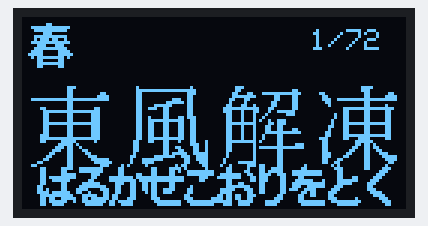
The sketch below on a simulated Raspberry Pi Pico. Parts: 128×64 one-colour display. What the sketch prints to the serial monitor is not drawn.

Above: at 0.1 s.
At 7.7 s:
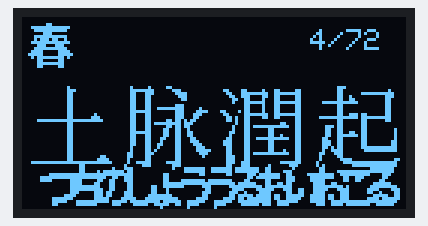
At 12.7 s:
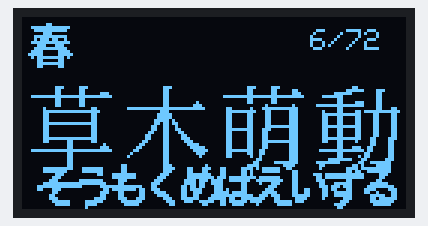
At 17.8 s:
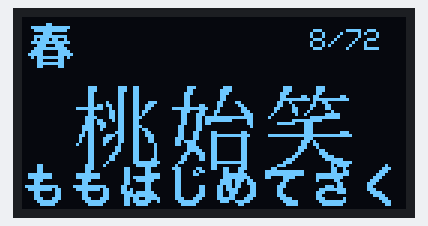
At 27.9 s:
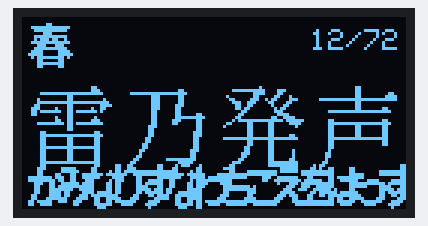
At 38.0 s:
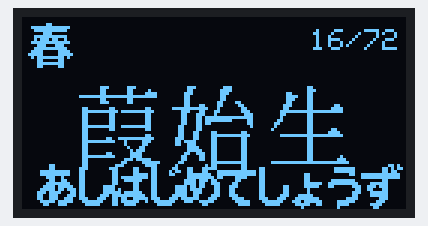

The sketch:

kigo_min.ino
```cpp
/* ============================================================================
   kigo_min — 「ポケット歳時記」実機の関門テスト
   ----------------------------------------------------------------------------
   目的: SSD1306(128x64) に漢字を 32px で表示できることを確かめる最小スケッチ。
        生成した kigo_font.h / kigo_table.h を使い、七十二候を自動で送っていく。

   ボード : Seeed XIAO RP2040  (arduino-pico / earlephilhower コア)
   配線   : OLED は I2C。XIAO の既定 Wire は SDA=D4(GPIO6), SCL=D5(GPIO7)＝QPad と一致。
   準備   : ライブラリ "Adafruit SSD1306" と "Adafruit GFX" を導入。
            USB Stack は後段(LittleFS/HID)を見据えて Adafruit TinyUSB 推奨。

   ※ ヘッダは tools/make_font.py が data/kigo.json から生成する。編集しない。
   ========================================================================== */
#include <Wire.h>
#include <Adafruit_GFX.h>
#include <Adafruit_SSD1306.h>
#include "kigo_font.h"     // GLYPH32[], GLYPH32_CP[], GLYPH16[], GLYPH16_CP[]
#include "kigo_table.h"    // KO_NAME[72], KO_YOMI[72], KO_SEASON[72]

#define SCREEN_W 128
#define SCREEN_H 64
#define OLED_ADDR 0x3C
Adafruit_SSD1306 display(SCREEN_W, SCREEN_H, &Wire, -1);

const char* SEASON_CH[4] = { "春", "夏", "秋", "冬" };

// ---- UTF-8 を1文字ずつ codepoint に。戻り値=消費バイト数 ----
int utf8Next(const char* s, int i, uint32_t& cp) {
  uint8_t c = (uint8_t)s[i];
  if (c < 0x80)            { cp = c;                                             return 1; }
  else if ((c >> 5) == 0x6){ cp = ((c & 0x1F) << 6) | (s[i+1] & 0x3F);          return 2; }
  else if ((c >> 4) == 0xE){ cp = ((c & 0x0F) << 12) | ((s[i+1] & 0x3F) << 6)
                                  | (s[i+2] & 0x3F);                             return 3; }
  else                     { cp = ((c & 0x07) << 18) | ((s[i+1] & 0x3F) << 12)
                                  | ((s[i+2] & 0x3F) << 6) | (s[i+3] & 0x3F);    return 4; }
}
int utf8Count(const char* s) {
  int n = 0; uint32_t cp;
  for (int i = 0; s[i]; ) { i += utf8Next(s, i, cp); n++; }
  return n;
}

// ---- codepoint → グリフ番号（二分探索） ----
int glyphIndex(const uint16_t* cpTable, int n, uint16_t cp) {
  int lo = 0, hi = n - 1;
  while (lo <= hi) {
    int m = (lo + hi) >> 1;
    uint16_t v = cpTable[m];
    if (v == cp) return m;
    if (v < cp) lo = m + 1; else hi = m - 1;
  }
  return -1;
}

// ---- 1グリフを描画（size=32 or 16, base=対応する配列） ----
void drawGlyph(const uint8_t* base, int size, int gi, int x, int y) {
  if (gi < 0) return;
  int rowBytes = (size + 7) / 8;
  const uint8_t* p = base + (uint32_t)gi * rowBytes * size;
  for (int yy = 0; yy < size; yy++)
    for (int xb = 0; xb < rowBytes; xb++) {
      uint8_t b = p[yy * rowBytes + xb];
      for (int bit = 0; bit < 8; bit++)
        if (b & (0x80 >> bit)) {
          int xx = xb * 8 + bit;
          if (xx < size) display.drawPixel(x + xx, y + yy, SSD1306_WHITE);
        }
    }
}

// ---- 文字列を 32px で中央に ----
void draw32Centered(const char* s, int y) {
  int nc = utf8Count(s);
  int w  = nc * 32;
  int x0 = (SCREEN_W - w) / 2;
  if (x0 < 0) x0 = 0;                       // 4文字=128pxちょうど。5文字以上は左詰めでクリップ
  uint32_t cp; int i = 0, k = 0;
  while (s[i]) {
    i += utf8Next(s, i, cp);
    int gi = glyphIndex(GLYPH32_CP, N_GLYPH32, (uint16_t)cp);
    drawGlyph(GLYPH32, 32, gi, x0 + k * 32, y);
    k++;
  }
}

// ---- 文字列を 16px で中央に（長い読みは間隔を詰める） ----
void draw16Centered(const char* s, int y) {
  int nc = utf8Count(s);
  int step = (nc * 16 <= SCREEN_W) ? 16 : (SCREEN_W - 2) / nc;  // はみ出す時だけ詰める
  if (step < 8) step = 8;
  int x0 = (SCREEN_W - step * nc) / 2;
  if (x0 < 0) x0 = 0;
  uint32_t cp; int i = 0, k = 0;
  while (s[i]) {
    i += utf8Next(s, i, cp);
    int gi = glyphIndex(GLYPH16_CP, N_GLYPH16, (uint16_t)cp);
    drawGlyph(GLYPH16, 16, gi, x0 + k * step, y);
    k++;
  }
}

void showKo(int idx) {
  display.clearDisplay();
  // 左上: 季節（16px 漢字）
  uint32_t cp; utf8Next(SEASON_CH[KO_SEASON[idx]], 0, cp);
  drawGlyph(GLYPH16, 16, glyphIndex(GLYPH16_CP, N_GLYPH16, (uint16_t)cp), 2, 1);
  // 右上: 通し番号（内蔵ASCIIフォントで十分）
  display.setTextSize(1);
  display.setTextColor(SSD1306_WHITE);
  display.setCursor(96, 4);
  display.print(idx + 1); display.print("/72");
  // 中央: 候名 32px
  draw32Centered(KO_NAME[idx], 20);
  // 下: 読み 16px
  draw16Centered(KO_YOMI[idx], SCREEN_H - 16);
  display.display();
}

int idx = 0;
uint32_t lastStep = 0;

void setup() {
  Serial.begin(115200);
  // XIAO RP2040 / QPad の I2C を明示（arduino-pico）
  Wire.setSDA(6);
  Wire.setSCL(7);
  Wire.begin();
  if (!display.begin(SSD1306_SWITCHCAPVCC, OLED_ADDR)) {
    Serial.println("SSD1306 not found");
    for (;;) {}
  }
  Serial.printf("glyphs: %d(32px) %d(16px)\n", N_GLYPH32, N_GLYPH16);
  showKo(idx);
  lastStep = millis();
}

void loop() {
  // 2.5秒ごとに次の候へ（フォント表＋二分探索が全72候で動くことの確認）
  if (millis() - lastStep >= 2500) {
    idx = (idx + 1) % N_CO;
    showKo(idx);
    lastStep = millis();
  }
}
```

kigo_table.h
```cpp
// AUTOGENERATED by tools/make_font.py — do not edit by hand.
#pragma once
#include <Arduino.h>

const char* const SEASON_NAME[4] = {"春","夏","秋","冬"};
const char* const SEKKI_NAME[24] = {"立春","雨水","啓蟄","春分","清明","穀雨","立夏","小満","芒種","夏至","小暑","大暑","立秋","処暑","白露","秋分","寒露","霜降","立冬","小雪","大雪","冬至","小寒","大寒"};
const char* const PHASE_NAME[3]  = {"初候","次候","末候"};
#define N_CAT 7
const char* const CAT_NAME[N_CAT] = {"時候","天文","地理","生活","行事","動物","植物"};

#define N_CO 72
const char* const KO_NAME[N_CO] = {
  "東風解凍",
  "黄鶯睍睆",
  "魚上氷",
  "土脉潤起",
  "霞始靆",
  "草木萌動",
  "蟄虫啓戸",
  "桃始笑",
  "菜虫化蝶",
  "雀始巣",
  "桜始開",
  "雷乃発声",
  "玄鳥至",
  "鴻雁北",
  "虹始見",
  "葭始生",
  "霜止出苗",
  "牡丹華",
  "蛙始鳴",
  "蚯蚓出",
  "竹笋生",
  "蚕起食桑",
  "紅花栄",
  "麦秋至",
  "螳螂生",
  "腐草為蛍",
  "梅子黄",
  "乃東枯",
  "菖蒲華",
  "半夏生",
  "温風至",
  "蓮始開",
  "鷹乃学習",
  "桐始結花",
  "土潤溽暑",
  "大雨時行",
  "涼風至",
  "寒蝉鳴",
  "蒙霧升降",
  "綿柎開",
  "天地始粛",
  "禾乃登",
  "草露白",
  "鶺鴒鳴",
  "玄鳥去",
  "雷乃収声",
  "蟄虫坏戸",
  "水始涸",
  "鴻雁来",
  "菊花開",
  "蟋蟀在戸",
  "霜始降",
  "霎時施",
  "楓蔦黄",
  "山茶始開",
  "地始凍",
  "金盞香",
  "虹蔵不見",
  "朔風払葉",
  "橘始黄",
  "閉塞成冬",
  "熊蟄穴",
  "鱖魚群",
  "乃東生",
  "麋角解",
  "雪下出麦",
  "芹乃栄",
  "水泉動",
  "雉始雊",
  "款冬華",
  "水沢腹堅",
  "鶏始乳",
};
const char* const KO_YOMI[N_CO] = {
  "はるかぜこおりをとく",
  "うぐいすなく",
  "うおこおりをいずる",
  "つちのしょううるおいおこる",
  "かすみはじめてたなびく",
  "そうもくめばえいずる",
  "すごもりむしとをひらく",
  "ももはじめてさく",
  "なむしちょうとなる",
  "すずめはじめてすくう",
  "さくらはじめてひらく",
  "かみなりすなわちこえをはっす",
  "つばめきたる",
  "こうがんかえる",
  "にじはじめてあらわる",
  "あしはじめてしょうず",
  "しもやみてなえいずる",
  "ぼたんはなさく",
  "かわずはじめてなく",
  "みみずいずる",
  "たけのこしょうず",
  "かいこおきてくわをはむ",
  "べにばなさかう",
  "むぎのときいたる",
  "かまきりしょうず",
  "くされたるくさほたるとなる",
  "うめのみきばむ",
  "なつかれくさかるる",
  "あやめはなさく",
  "はんげしょうず",
  "あつかぜいたる",
  "はすはじめてひらく",
  "たかすなわちわざをならう",
  "きりはじめてはなをむすぶ",
  "つちうるおうてむしあつし",
  "たいうときどきにふる",
  "すずかぜいたる",
  "ひぐらしなく",
  "ふかききりまとう",
  "わたのはなしべひらく",
  "てんちはじめてさむし",
  "こくものすなわちみのる",
  "くさのつゆしろし",
  "せきれいなく",
  "つばめさる",
  "かみなりすなわちこえをおさむ",
  "むしかくれてとをふさぐ",
  "みずはじめてかるる",
  "こうがんきたる",
  "きくのはなひらく",
  "きりぎりすとにあり",
  "しもはじめてふる",
  "こさめときどきふる",
  "もみじつたきばむ",
  "つばきはじめてひらく",
  "ちはじめてこおる",
  "きんせんかさく",
  "にじかくれてみえず",
  "きたかぜこのはをはらう",
  "たちばなはじめてきばむ",
  "そらさむくふゆとなる",
  "くまあなにこもる",
  "さけのうおむらがる",
  "なつかれくさしょうず",
  "さわしかのつのおつる",
  "ゆきわたりてむぎのびる",
  "せりすなわちさかう",
  "しみずあたたかをふくむ",
  "きじはじめてなく",
  "ふきのはなさく",
  "さわみずこおりつめる",
  "にわとりはじめてとやにつく",
};
const uint8_t KO_SEASON[N_CO] = {0,0,0,0,0,0,0,0,0,0,0,0,0,0,0,0,0,0,1,1,1,1,1,1,1,1,1,1,1,1,1,1,1,1,1,1,2,2,2,2,2,2,2,2,2,2,2,2,2,2,2,2,2,2,3,3,3,3,3,3,3,3,3,3,3,3,3,3,3,3,3,3};
const char* const KO_DESC[N_CO] = {
  "春の東風がふき、冬の氷がとけはじめる頃。",
  "山里でうぐいすが鳴きはじめる頃。",
  "割れた氷の間から魚がはねる頃。",
  "春の雨で土がしっとりうるおう頃。",
  "春がすみがたなびきはじめる頃。",
  "草や木が芽ぶきはじめる頃。",
  "冬ごもりの虫が土から出てくる頃。",
  "桃の花がさきはじめる頃。",
  "青虫がかえって蝶になる頃。",
  "すずめが巣をつくりはじめる頃。",
  "桜の花がひらきはじめる頃。",
  "遠くで春の雷が鳴りはじめる頃。",
  "つばめが南から渡ってくる頃。",
  "雁が北へ帰っていく頃。",
  "雨あがりに虹が見えはじめる頃。",
  "水辺であしが芽を出す頃。",
  "霜がやみ、稲の苗が育つ頃。",
  "牡丹の花が大きくひらく頃。",
  "田んぼで蛙が鳴きはじめる頃。",
  "みみずが土から出てくる頃。",
  "たけのこが顔を出す頃。",
  "蚕が桑の葉をさかんに食べる頃。",
  "紅花があざやかに咲きそろう頃。",
  "麦がみのり、刈り入れの頃。",
  "かまきりの子が生まれる頃。",
  "草かげから蛍が飛びはじめる頃。",
  "梅の実が黄色くうれる、梅雨の頃。",
  "うつぼぐさが枯れていく頃。",
  "あやめの花が咲く頃。",
  "夏の折り返し、半夏が生える頃。",
  "あたたかく湿った南風がふく頃。",
  "蓮の花がひらきはじめる頃。",
  "若い鷹が飛び方をおぼえる頃。",
  "桐が来年の花のつぼみをつける頃。",
  "土がじっとりして蒸し暑い頃。",
  "夕立など大雨がときどき降る頃。",
  "すずしい風が立ちはじめる頃。",
  "ひぐらしが鳴きはじめる頃。",
  "深い霧が立ちこめる頃。",
  "綿を包むがくがひらく頃。",
  "暑さがやみ、涼しくなりはじめる頃。",
  "稲がみのる頃。",
  "草に白い露がむすぶ頃。",
  "せきれいが鳴きはじめる頃。",
  "つばめが南へ帰っていく頃。",
  "夏の雷が鳴りやむ頃。",
  "虫が土にもぐって戸をふさぐ頃。",
  "田の水をぬき、稲刈りにそなえる頃。",
  "雁が北から渡ってくる頃。",
  "菊の花がひらく頃。",
  "こおろぎが戸口で鳴く頃。",
  "霜がおりはじめる頃。",
  "小雨がときどき降る頃。",
  "もみじやつたが色づく頃。",
  "さざんかが咲きはじめる頃。",
  "大地がこおりはじめる頃。",
  "水仙が香りはじめる頃。",
  "虹が見えなくなる頃。",
  "北風が木の葉を吹きはらう頃。",
  "橘の実が黄色くなる頃。",
  "空がとざされ、冬本番になる頃。",
  "熊が冬ごもりに入る頃。",
  "鮭が群れて川をのぼる頃。",
  "うつぼぐさが芽を出す頃。",
  "大鹿の角が落ちる頃。",
  "雪の下で麦が芽を出す頃。",
  "せりがよく育つ頃。",
  "凍った泉が地中で動きはじめる頃。",
  "雄の雉が鳴きはじめる頃。",
  "ふきのとうが顔を出す頃。",
  "沢の水が厚くこおる頃。",
  "にわとりが卵を産みはじめる頃。",
};

#define N_OV 30
const uint8_t OV_COL[N_OV]  = {1,3,6,7,8,10,11,18,25,26,29,30,31,33,34,37,39,40,41,43,47,50,54,57,60,61,64,66,68,70};
const uint8_t OV_ROW[N_OV]  = {2,1,6,5,5,6,4,6,5,1,4,3,1,5,1,2,5,4,1,1,5,6,1,2,1,3,3,4,5,6};
const char* const OV_KIGO[N_OV]   = {"春の海","朧月","椿","蛙","雲雀","桜","花見","若葉","蛍","五月雨","祭","涼み","天の川","蝉","夕立","刈田","蜻蛉","月見","名月","鰯雲","鹿","紅葉","時雨","枯野","雪","焚火","炬燵","年の暮","鶴","水仙"};
const char* const OV_YOMI[N_OV]   = {"はるのうみ","おぼろづき","つばき","かわず","ひばり","さくら","はなみ","わかば","ほたる","さみだれ","まつり","すずみ","あまのがわ","せみ","ゆうだち","かりた","とんぼ","つきみ","めいげつ","いわしぐも","しか","もみじ","しぐれ","かれの","ゆき","たきび","こたつ","としのくれ","つる","すいせん"};
const char* const OV_DESC[N_OV]   = {"春ののどかで、おだやかな海。","春の夜、うっすらかすんで見える月。","冬から春に咲く、赤くつやのある花。","春、水辺で鳴きはじめるかえる。","春の空高くのぼってさえずる小鳥。","春を代表する、みんなが待つ花。","桜を見ながら楽しむ、春の行事。","初夏の、やわらかくみずみずしい葉。","夏の夜、おしりを光らせて飛ぶ虫。","梅雨のころ、降りつづく長い雨。","夏に神社でひらく、にぎやかな祭り。","暑さをさけて、すずしさを楽しむこと。","夏の夜空をわたる星の川。七夕の頃。","真夏にジージーと鳴きしきる虫。","夏の夕方、急にザッと降る強い雨。","稲をかり取ったあとの秋の田んぼ。","秋の空を飛ぶ、赤とんぼ。","秋の満月をながめて楽しむこと。","秋の、いちばん澄んできれいな満月。","秋の空に広がる、いわし雲。","秋、相手を求めて鳴く牡鹿。","秋に赤や黄色に色づく木の葉。","初冬、降ってはやむをくり返す雨。","草木がすっかり枯れた冬の野原。","冬に降りつもる雪。","落ち葉を集めてたく、冬の火。","冬、足を入れてあたたまる暖房。","一年が終わりに近づく、年の瀬。","冬の水辺におり立つ、大きな白い鳥。","寒い中、白く清らかに咲く花。"};
const char* const OV_HAIKU[N_OV]  = {"春の海ひねもすのたりのたりかな","菜の花や月は東に日は西に","落ちざまに水こぼしけり花椿","古池や蛙飛びこむ水の音","","さまざまの事おもひ出す桜かな","花の雲鐘は上野か浅草か","あらたうと青葉若葉の日の光","草の葉を落つるより飛ぶ蛍かな","五月雨をあつめて早し最上川","","夕涼みよくぞ男に生れけり","荒海や佐渡によこたふ天河","閑さや岩にしみ入る蝉の声","","","","","名月や池をめぐりて夜もすがら","","びいと啼く尻声悲し夜の鹿","","旅人と我が名よばれん初しぐれ","旅に病んで夢は枯野をかけ廻る","いざ行かむ雪見にころぶ所まで","","","年暮れぬ笠きて草鞋はきながら","","その匂ひ桃より白し水仙花"};
const char* const OV_AUTHOR[N_OV] = {"与謝蕪村","与謝蕪村","松尾芭蕉","松尾芭蕉","","松尾芭蕉","松尾芭蕉","松尾芭蕉","松尾芭蕉","松尾芭蕉","","宝井其角","松尾芭蕉","松尾芭蕉","","","","","松尾芭蕉","","松尾芭蕉","","松尾芭蕉","松尾芭蕉","松尾芭蕉","","","松尾芭蕉","","松尾芭蕉"};
```

Source omitted: kigo_font.h (data table, 218725 bytes)

Measured:
- what the display in image 1 shows lasts 2.6 s, from 7.6 s to 10.2 s
